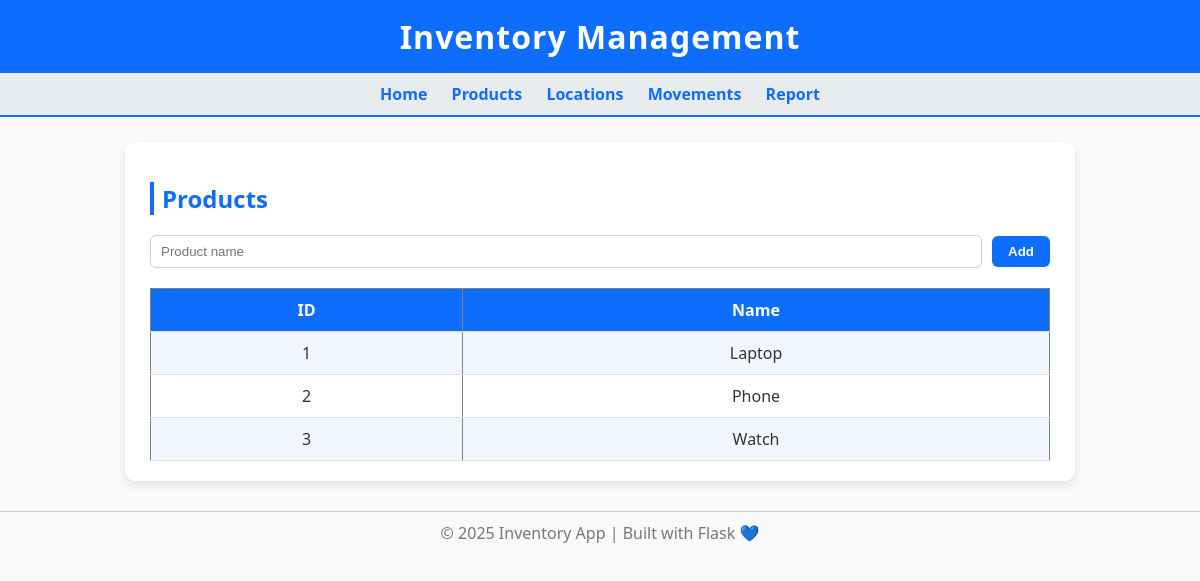
Page /products on the committed database.
### models.py (models this page shows)
class Product(db.Model):
    product_id = db.Column(db.String, primary_key=True)
    name = db.Column(db.String, nullable=False)
    movements = db.relationship('ProductMovement', back_populates='product')

### app.py (the view)
@app.route('/products')
def view_products():
    products = Product.query.all()
    return render_template('products.html', products=products)

### templates/products.html
{% extends 'base.html' %}
{% block content %}
<h2>Products</h2>
<form method="POST" action="/add_product">
  <input type="text" name="name" placeholder="Product name" required>
  <button type="submit">Add</button>
</form>
<table border="1">
<tr><th>ID</th><th>Name</th></tr>
{% for p in products %}
<tr><td>{{ p.product_id }}</td><td>{{ p.name }}</td></tr>
{% endfor %}
</table>
{% endblock %}

### static/style.css (style rules this page uses)
body { font-family: "Segoe UI", Arial, sans-serif; margin: 0; padding: 0; background: #f8fafc; color: #333; }
form { margin-bottom: 20px; display: flex; flex-wrap: wrap; align-items: center; gap: 10px; }
input[type="text"], input[type="number"], select { padding: 8px 10px; border: 1px solid #ccc; border-radius: 6px; flex: 1; min-width: 150px; transition: 0.3s; }
button { background: #0d6efd; color: white; border: none; padding: 8px 16px; border-radius: 6px; cursor: pointer; font-weight: 600; transition: 0.3s; }
table { width: 100%; border-collapse: collapse; margin-top: 10px; }
th, td { padding: 10px; text-align: center; border-bottom: 1px solid #ddd; }
th { background: #0d6efd; color: white; }
tr:nth-child(even) { background-color: #f2f6ff; }
h2 { color: #0d6efd; border-left: 4px solid #0d6efd; padding-left: 8px; }

### rows in the picture
Product: product_id "1", name "Laptop"
Product: product_id "2", name "Phone"
Product: product_id "3", name "Watch"
